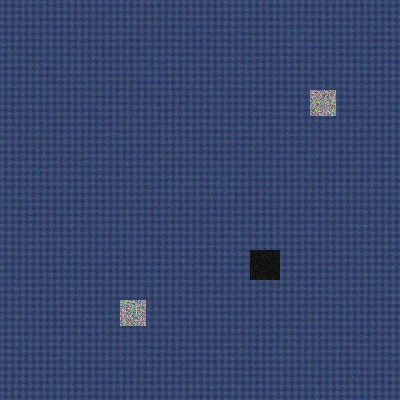
#> input picture CHAKRAVARTHY J/reports/sample_denim_garment.jpg, 400 x 400 px
$ python -i contamination_detector.py   (imports and definitions only)
#> lines starting #> are read from the running program, lines starting #| are printed output that depends on the picture; after the words box and inside, x2 and y2 are one past the last pixel; in counts of white or black regions, pixels touching at a corner belong together
#> further down, picture is the input picture: shape (400, 400, 3); mean B, G, R 109.6, 69.8, 55.2
import cv2
import numpy as np


class ContaminationDetector:

    @staticmethod
    def detect(image):

        hsv = cv2.cvtColor(
            image,
            cv2.COLOR_BGR2HSV,
        )
#> hsv: shape (400, 400, 3); mean H, S, V 111.7, 127.6, 109.7

        gray = cv2.cvtColor(
            image,
            cv2.COLOR_BGR2GRAY,
        )
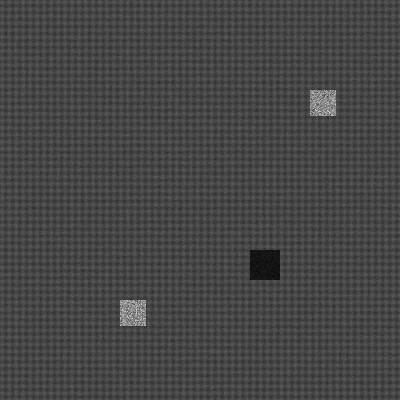
#> gray: shape (400, 400); min 5, max 219, mean 69.9

        contamination = []

        # ---------------------------------------
        # Oil / Grease (very dark regions)
        # ---------------------------------------

        oil_mask = cv2.inRange(
            hsv,
            (0, 0, 0),
            (180, 80, 60),
        )
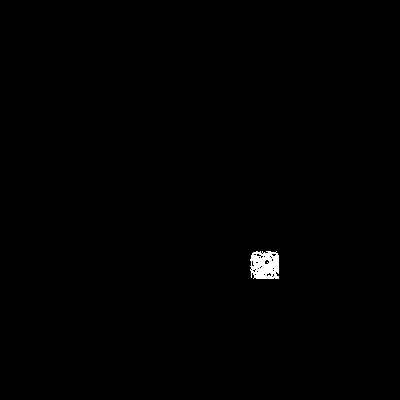
#> oil_mask: shape (400, 400); 0.42% white; 1 white region, box (x1, y1, x2, y2) and area: (250, 251, 279, 279) 670

        oil_ratio = (
            np.count_nonzero(oil_mask)
            / oil_mask.size
        )
#> oil_ratio = 0.00419

        if oil_ratio > 0.08:
            contamination.append("Oil")

        # ---------------------------------------
        # Mud / Dust (brown regions)
        # ---------------------------------------

        mud_mask = cv2.inRange(
            hsv,
            (5, 40, 20),
            (25, 255, 180),
        )
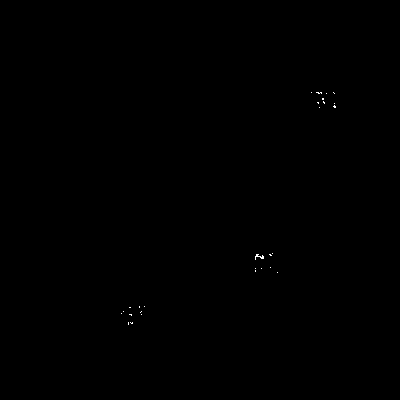
#> mud_mask: shape (400, 400); 0.05% white in thin lines or dots, all inside (x1, y1, x2, y2) = (121, 92, 336, 325)

        mud_ratio = (
            np.count_nonzero(mud_mask)
            / mud_mask.size
        )
#> mud_ratio = 0.000544

        if mud_ratio > 0.06:
            contamination.append("Mud")

        # ---------------------------------------
        # Water (low contrast)
        # ---------------------------------------

        contrast = np.std(gray)
#> contrast = 11.85

        if contrast < 25:
            contamination.append("Water")

        # ---------------------------------------
        # Paint (high saturation)
        # ---------------------------------------

        saturation = hsv[:, :, 1]
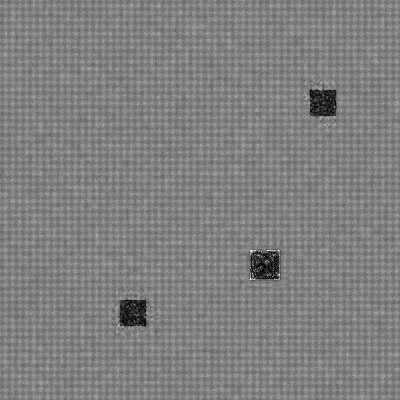
#> saturation: shape (400, 400); min 0, max 240, mean 127.6

        sat_mean = np.mean(saturation)
#> sat_mean = 127.6

        if sat_mean > 180:
            contamination.append("Paint")

        # ---------------------------------------
        # Dust
        # ---------------------------------------

        brightness = np.mean(gray)
#> brightness = 69.91

        if brightness < 70 and contrast < 35:
            contamination.append("Dust")

        # ---------------------------------------
        # Rust
        # ---------------------------------------

        rust_mask = cv2.inRange(
            hsv,
            (8, 90, 40),
            (20, 255, 170),
        )
#> rust_mask: shape (400, 400); 0% white in thin lines or dots, all inside (x1, y1, x2, y2) = (317, 92, 335, 108)

        rust_ratio = (
            np.count_nonzero(rust_mask)
            / rust_mask.size
        )
#> rust_ratio = 1.87e-05

        if rust_ratio > 0.03:
            contamination.append("Rust")

        # ---------------------------------------
        # Chemical
        # ---------------------------------------

        if sat_mean > 210 and contrast > 60:
            contamination.append("Chemical")

        # ---------------------------------------
        # Severity
        # ---------------------------------------

        count = len(contamination)

        if count == 0:
            level = "None"

        elif count <= 2:
            level = "Low"

        elif count <= 4:
            level = "Medium"

        else:
            level = "High"

        return {

            "contamination": contamination,

            "contamination_level": level,

            "contamination_count": count,

            "oil_ratio": round(
                oil_ratio,
                4,
            ),

            "mud_ratio": round(
                mud_ratio,
                4,
            ),

            "rust_ratio": round(
                rust_ratio,
                4,
            ),

            "average_saturation": round(
                float(sat_mean),
                2,
            ),

            "contrast": round(
                float(contrast),
                2,
            ),

        }

>>> import cv2
>>> picture = cv2.imread('../../../CHAKRAVARTHY J/reports/sample_denim_garment.jpg')
>>> result = ContaminationDetector().detect(picture)
#> result = {'contamination': ['Water', 'Dust'], 'contamination_level': 'Low', 'contamination_count': 2, 'oil_ratio': 0.0042, 'mud_ratio': 0.0005, 'rust_ratio': 0, 'average_saturation': 127.6, 'contrast': 11.85}
